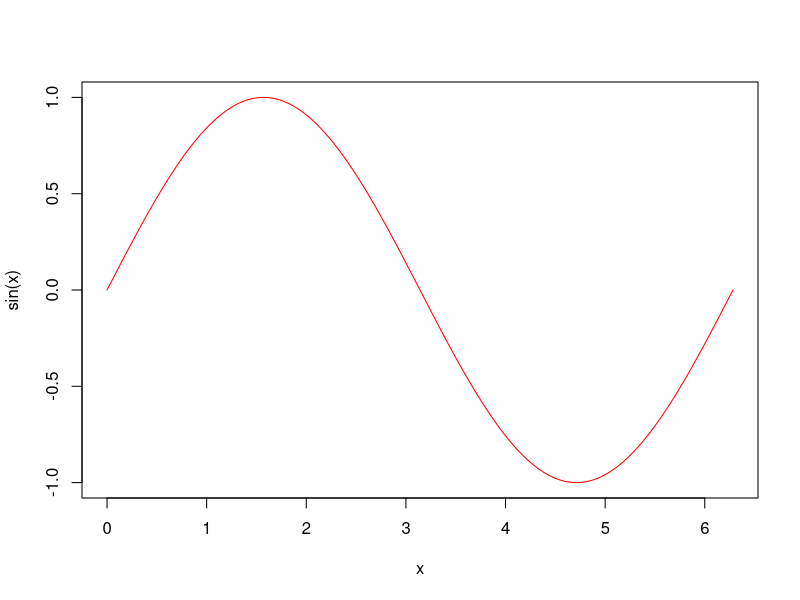

Source code (R):
## ---- chunk 1
letters1 <- c("a", "b", "c", "d", "e")
print(letters1)
## ---- chunk 2
letters2 <- c("a", "c", "e", "g", "i", "k", "m", "o", "q", "s", "u", "w", "y")
print(letters2)
## ---- chunk 3
a <- c(1:10)
print(paste0("Count ", a))
## ---- chunk 4
print(paste0(letters2, collapse = "#"))
## ---- chunk 5
print(paste0(letters2, collapse = " $ "))
## ---- chunk 6
pi
## ---- chunk 7
print(signif(pi, digits = 3))
## ---- chunk 8
sqrt(pi)
## ---- chunk 9
pi^5
## ---- chunk 10
seq(0, 1, 0.02)  
## ---- chunk 11
seq(1, 2, 1/12)  
## ---- chunk 12
runif(1)
## ---- chunk 13
runif(10, min=0, max=1)
## ---- chunk 14
runif(10, min=0, max=100)
## ---- chunk 15
runif(20, min=0, max=100)
## ---- chunk 16
sample(c(0:10), 20, replace = TRUE)
## ---- chunk 17
animals <- c('dog', 'cat', 'mouse', 'uniconr', 'bear', 'snake', 'whale', 'bull' )
## ---- chunk 18
'bear' %in% animals
## ---- chunk 19
vals1 <- c('cat', 'snake')
vals1 %in% animals
## ---- chunk 20
vals2 <- c('mouse', 'wolf', 'shark', 'bull')
sum(vals2 %in% animals)
## ---- chunk 21
sum(startsWith(animals, 'b'))
## ---- chunk 22
l <- list('hello', 10, letters)
## ---- chunk 23
letters[2]
## ---- chunk 24
length(letters)
## ---- chunk 25
sapply(l[2], `%%`, 5) == 0
## ---- chunk 26
x <- seq(0, 2*pi, length.out = 200)
plot(x, sin(x), type="l", col = "red")
## ---- chunk 27
#numeric
i <- 3
str(i)
## ---- chunk 28
typeof(i)
## ---- chunk 29
# string
s <- 'Hello CEU'
str(s)
## ---- chunk 30
typeof(s)
